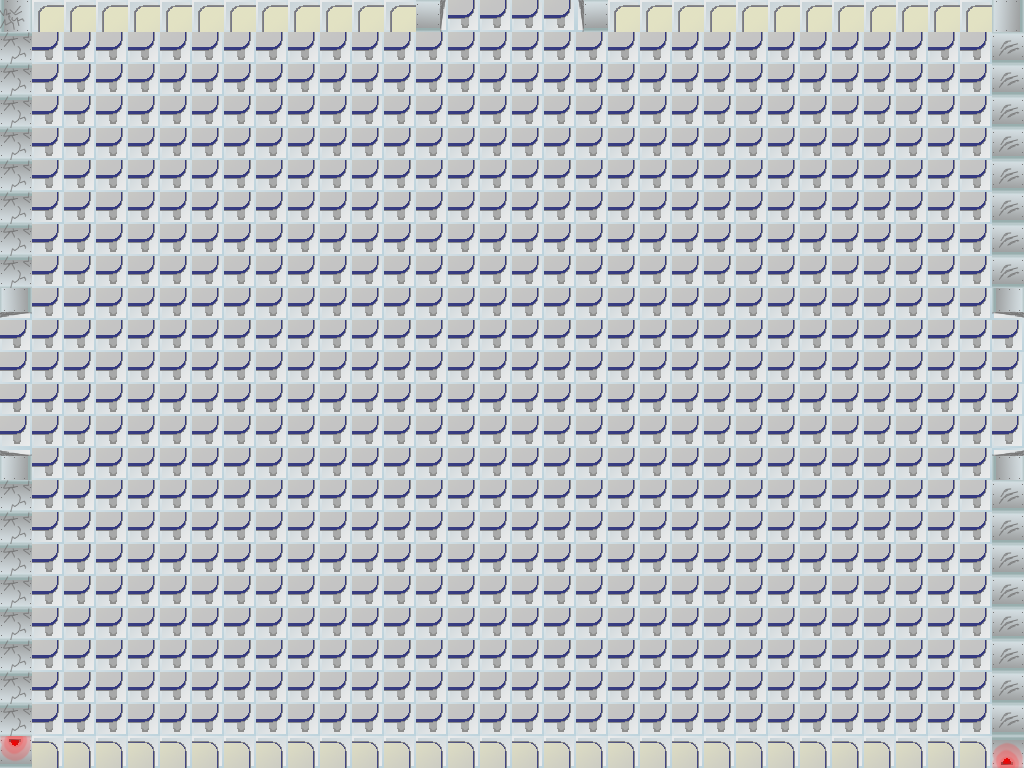

A 2D game scene composited from a Tiled map and its tileset images. What follows is a short description and the map's XML, with each tile layer's data collapsed to a summary:
An orthogonal 32x24 tile map with 32x32 px tiles, 1 tile layer (Tile Layer 1).

<map version="1.0" orientation="orthogonal" width="32" height="24" tilewidth="32" tileheight="32">
 <tileset firstgid="1" name="tilesheet" tilewidth="32" tileheight="32">
  <image source="tilesheet.png" trans="ff00ff" />
  <tile id="0">
   <properties>
    <property name="impassable" value="1" />
   </properties>
  </tile>
  <tile id="1">
   <properties>
    <property name="impassable" value="1" />
   </properties>
  </tile>
  <tile id="2">
   <properties>
    <property name="impassable" value="1" />
   </properties>
  </tile>
  <tile id="3">
   <properties>
    <property name="impassable" value="1" />
   </properties>
  </tile>
  <tile id="4">
   <properties>
    <property name="impassable" value="1" />
   </properties>
  </tile>
  <tile id="5">
   <properties>
    <property name="impassable" value="1" />
   </properties>
  </tile>
  <tile id="6">
   <properties>
    <property name="impassable" value="1" />
   </properties>
  </tile>
  <tile id="7">
   <properties>
    <property name="impassable" value="1" />
   </properties>
  </tile>
  <tile id="8">
   <properties>
    <property name="impassable" value="1" />
   </properties>
  </tile>
  <tile id="9">
   <properties>
    <property name="impassable" value="1" />
   </properties>
  </tile>
  <tile id="10">
   <properties>
    <property name="impassable" value="1" />
   </properties>
  </tile>
  <tile id="11">
   <properties>
    <property name="impassable" value="1" />
   </properties>
  </tile>
  <tile id="12">
   <properties>
    <property name="impassable" value="1" />
   </properties>
  </tile>
  <tile id="13">
   <properties>
    <property name="impassable" value="1" />
   </properties>
  </tile>
  <tile id="14">
   <properties>
    <property name="impassable" value="1" />
   </properties>
  </tile>
  <tile id="15">
   <properties>
    <property name="impassable" value="1" />
   </properties>
  </tile>
  <tile id="16">
   <properties>
    <property name="impassable" value="1" />
   </properties>
  </tile>
  <tile id="17">
   <properties>
    <property name="impassable" value="1" />
   </properties>
  </tile>
  <tile id="18">
   <properties>
    <property name="impassable" value="1" />
   </properties>
  </tile>
  <tile id="19">
   <properties>
    <property name="impassable" value="1" />
   </properties>
  </tile>
  <tile id="20">
   <properties>
    <property name="impassable" value="1" />
   </properties>
  </tile>
  <tile id="21">
   <properties>
    <property name="impassable" value="1" />
   </properties>
  </tile>
  <tile id="24">
   <properties>
    <property name="impassable" value="1" />
   </properties>
  </tile>
  <tile id="25">
   <properties>
    <property name="impassable" value="1" />
   </properties>
  </tile>
  <tile id="26">
   <properties>
    <property name="impassable" value="1" />
   </properties>
  </tile>
  <tile id="27">
   <properties>
    <property name="impassable" value="1" />
   </properties>
  </tile>
  <tile id="28">
   <properties>
    <property name="impassable" value="1" />
   </properties>
  </tile>
  <tile id="29">
   <properties>
    <property name="impassable" value="1" />
   </properties>
  </tile>
  <tile id="49">
   <properties>
    <property name="impassable" value="1" />
   </properties>
  </tile>
  <tile id="72">
   <properties>
    <property name="impassable" value="1" />
   </properties>
  </tile>
  <tile id="73">
   <properties>
    <property name="impassable" value="1" />
   </properties>
  </tile>
  <tile id="74">
   <properties>
    <property name="impassable" value="1" />
   </properties>
  </tile>
  <tile id="75">
   <properties>
    <property name="impassable" value="1" />
   </properties>
  </tile>
  <tile id="77">
   <properties>
    <property name="impassable" value="1" />
   </properties>
  </tile>
  <tile id="78">
   <properties>
    <property name="impassable" value="1" />
   </properties>
  </tile>
  <tile id="79">
   <properties>
    <property name="impassable" value="1" />
   </properties>
  </tile>
  <tile id="80">
   <properties>
    <property name="impassable" value="1" />
   </properties>
  </tile>
  <tile id="81">
   <properties>
    <property name="impassable" value="1" />
   </properties>
  </tile>
  <tile id="83">
   <properties>
    <property name="impassable" value="1" />
   </properties>
  </tile>
  <tile id="84">
   <properties>
    <property name="impassable" value="1" />
   </properties>
  </tile>
  <tile id="85">
   <properties>
    <property name="impassable" value="1" />
   </properties>
  </tile>
  <tile id="86">
   <properties>
    <property name="impassable" value="1" />
   </properties>
  </tile>
  <tile id="87">
   <properties>
    <property name="impassable" value="1" />
   </properties>
  </tile>
  <tile id="88">
   <properties>
    <property name="impassable" value="1" />
   </properties>
  </tile>
  <tile id="91">
   <properties>
    <property name="impassable" value="1" />
   </properties>
  </tile>
  <tile id="92">
   <properties>
    <property name="impassable" value="1" />
   </properties>
  </tile>
  <tile id="93">
   <properties>
    <property name="impassable" value="1" />
   </properties>
  </tile>
  <tile id="94">
   <properties>
    <property name="impassable" value="1" />
   </properties>
  </tile>
  <tile id="95">
   <properties>
    <property name="impassable" value="1" />
   </properties>
  </tile>
 </tileset>
 <layer name="Tile Layer 1" width="32" height="24">
  <data>[768 cells, 768 non-empty, 15 distinct tile ids]</data>
 </layer>
</map>
